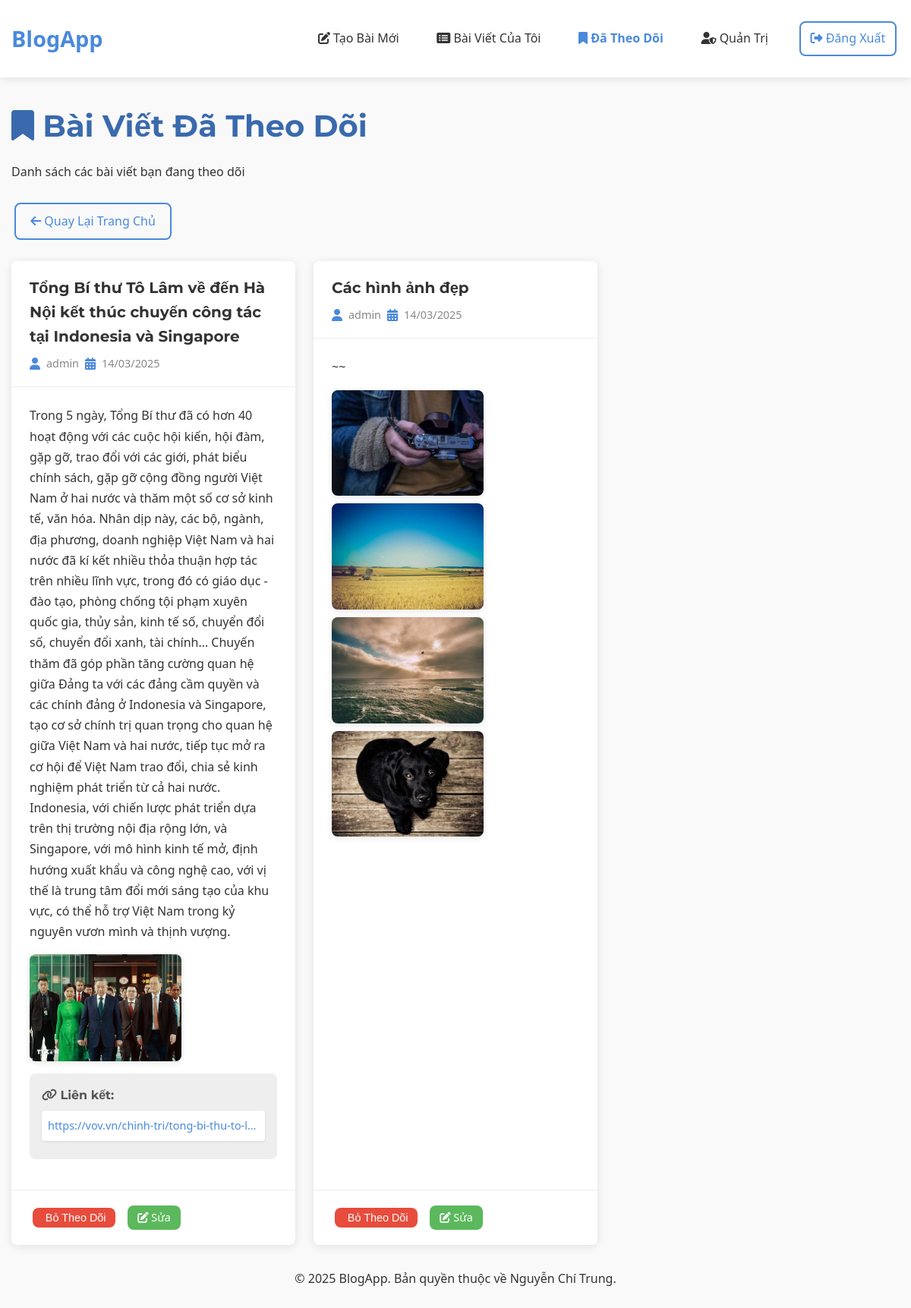
/followed_posts (signed in), run on the app's committed database.
### tables this page shows
CREATE TABLE post (
  id INTEGER PRIMARY KEY AUTOINCREMENT,
  author_id INTEGER NOT NULL,
  created TIMESTAMP NOT NULL DEFAULT CURRENT_TIMESTAMP,
  title TEXT NOT NULL,
  text_content TEXT,
  FOREIGN KEY (author_id) REFERENCES user (id)
);

CREATE TABLE user (
  id INTEGER PRIMARY KEY AUTOINCREMENT,
  username TEXT UNIQUE NOT NULL,
  password TEXT NOT NULL,
  is_blocked BOOLEAN NOT NULL DEFAULT 0,
  is_admin BOOLEAN NOT NULL DEFAULT 0
);

CREATE TABLE post_content (
  id INTEGER PRIMARY KEY AUTOINCREMENT,
  post_id INTEGER NOT NULL,
  content_type TEXT NOT NULL,  -- 'image' hoặc 'link'
  content TEXT NOT NULL,       -- đường dẫn hình ảnh hoặc URL
  display_order INTEGER NOT NULL,
  FOREIGN KEY (post_id) REFERENCES post (id) ON DELETE CASCADE
);

### flaskr/blog.py (the view)
@bp.route('/followed_posts')
@login_required
def followed_posts():
    try:
        page = request.args.get('page', 1, type=int)
        per_page = 10  # Số bài viết trên mỗi trang
        db = get_db()
        count = db.execute(
            'SELECT COUNT(*) FROM post_followers WHERE user_id = ?',
            (g.user['id'],)
        ).fetchone()[0]
        total_pages = (count + per_page - 1) // per_page
        posts_rows = db.execute(
            'SELECT p.id, p.title, p.text_content, p.created, p.author_id, u.username, '
            'CASE WHEN u.is_admin = 1 THEN 1 ELSE 0 END as is_admin '
            'FROM post p JOIN user u ON p.author_id = u.id '
            'JOIN post_followers pf ON p.id = pf.post_id '
            'WHERE pf.user_id = ? '
            'ORDER BY pf.created DESC LIMIT ? OFFSET ?',
            (g.user['id'], per_page, (page - 1) * per_page)
        ).fetchall()
        posts = []
        for post_row in posts_rows:
            post = dict(post_row)
            images = db.execute(
                'SELECT content FROM post_content WHERE post_id = ? AND content_type = ? ORDER BY display_order',
                (post['id'], 'image')
            ).fetchall()
            post['images'] = [image['content'] for image in images] if images else []
            links = db.execute(
                'SELECT content FROM post_content WHERE post_id = ? AND content_type = ? ORDER BY display_order',
                (post['id'], 'link')
            ).fetchall()
            post['links'] = [link['content'] for link in links] if links else []
            post['is_following'] = True
            posts.append(post)
        return render_template('blog/followed_posts.html', posts=posts, page=page,
                              total_pages=total_pages)
    except sqlite3.OperationalError as e:
        flash('Chức năng theo dõi bài viết hiện không khả dụng. Vui lòng chạy lệnh "flask init-db" để cập nhật cơ sở dữ liệu.')
        print(f"Lỗi khi truy cập bài viết đã theo dõi: {str(e)}")
        return render_template('blog/followed_posts.html', posts=[], page=1, total_pages=0)

### flaskr/__init__.py (called while the page is built)
def create_app(test_config=None):
    app = Flask(__name__, instance_relative_config=True)
    app.config.from_mapping(
        SECRET_KEY='dev',
        DATABASE=os.path.join(app.instance_path, 'flaskr.sqlite'),
    )
    if test_config is None:
        app.config.from_pyfile('config.py', silent=True)
    else:
        app.config.from_mapping(test_config)
    try:
        os.makedirs(app.instance_path)
    except OSError:
        pass
    from . import db
    db.init_app(app)
    from . import auth
    app.register_blueprint(auth.bp)
    from . import blog
    app.register_blueprint(blog.bp)
    @app.context_processor
    def inject_utilities():
        def get_year():
            return datetime.datetime.now().year
        return {'get_year': get_year}
    @app.route('/')
    def index():
        return redirect(url_for('blog.blog_index'))
    return app

### flaskr/auth.py (called while the page is built)
@bp.before_app_request
def load_logged_in_user():
    user_id = session.get('user_id')
    if user_id is None:
        g.user = None
    else:
        g.user = get_db().execute(
            'SELECT * FROM user WHERE id = ?', (user_id,)
        ).fetchone()  # fetchone() trả về một sqlite3.Row

def login_required(view):
    @functools.wraps(view)
    def wrapped_view(**kwargs):
        if g.user is None:
            return redirect(url_for('auth.login'))
        return view(**kwargs)
    return wrapped_view

### flaskr/db.py (called while the page is built)
def get_db():
    if 'db' not in g:
        g.db = sqlite3.connect(
            current_app.config['DATABASE'],
            detect_types=sqlite3.PARSE_DECLTYPES
        )
        g.db.row_factory = sqlite3.Row
    return g.db

### flaskr/templates/blog/followed_posts.html (shortened to what this page needs)
{% extends 'base.html' %}
{% block header %}
  <h1>
    <i class="fas fa-bookmark"></i> Bài Viết Đã Theo Dõi
  </h1>
  <p class="text-light mb-3">Danh sách các bài viết bạn đang theo dõi</p>
{% endblock %}
{% block content %}
<div class="d-flex justify-between mb-3">
  <div class="navigation-links">
    <a class="btn outline" href="{{ url_for('blog.blog_index') }}">
      <i class="fas fa-arrow-left"></i> Quay Lại Trang Chủ
    </a>
  </div>
</div>
<div class="post-list fade-in">
  {% for post in posts %}
    <article class="post {% if post.is_admin %}admin{% endif %}">
      <div class="post-header">
        <h3 class="post-title">{{ post.title }}</h3>
        <div class="post-meta">
          <i class="fas fa-user"></i> {{ post.username }}
          <i class="fas fa-calendar-alt ml-2"></i> {{ post.created.strftime('%d/%m/%Y') }}
        </div>
      </div>
      <div class="post-content">
        {% if post.text_content %}
        <div class="post-text">
          {{ post.text_content }}
        </div>
        {% endif %}
        {% if post.images %}
        <div class="post-images">
          {% for image in post.images %}
          <div class="image-container">
            <img src="{{ image }}" alt="{{ post.title }}" class="post-image">
          </div>
          {% endfor %}
        </div>
        {% endif %}
        {% if post.links %}
        <div class="post-links">
          <h4><i class="fas fa-link"></i> Liên kết:</h4>
          <ul>
            {% for link in post.links %}
            <li><a href="{{ link }}" target="_blank">{{ link }}</a></li>
            {% endfor %}
          </ul>
        </div>
        {% endif %}
      </div>
      <div class="post-footer">
        <div class="post-actions">
          <form action="{{ url_for('blog.unfollow_post', id=post.id) }}" method="post" class="inline-form">
            <button type="submit" class="btn sm danger">
               Bỏ Theo Dõi
            </button>
          </form>
          {% if g.user and g.user.id == post.author_id %}
            <a class="btn sm secondary" href="{{ url_for('blog.update', id=post.id) }}">
              <i class="fas fa-edit"></i> Sửa
            </a>
          {% endif %}
        </div>
      </div>
    </article>
  {% endfor %}
</div>
{% endblock %}

### flaskr/static/style.css (style rules this page uses)
:root { --primary-color: #4a89dc; --primary-dark: #3a6aad; --primary-light: #6a99e9; --secondary-color: #5cb85c; --danger-color: #e74c3c; --warning-color: #f0ad4e; --text-color: #333; --text-light: #888; --bg-color: #f9f9f9; --light-gray: #eee; --dark-gray: #555; --border-radius: 8px; --box-shadow: 0 2px 12px rgba(0, 0, 0, 0.1); --transition: all 0.3s ease; --font-primary: 'Segoe UI', Tahoma, Geneva, Verdana, sans-serif; --font-heading: 'Montserrat', sans-serif; }
* { margin: 0; padding: 0; box-sizing: border-box; }
body { font-family: var(--font-primary); color: var(--text-color); background-color: var(--bg-color); line-height: 1.6; padding-bottom: 50px; }
a { color: var(--primary-color); text-decoration: none; transition: var(--transition); }
h1, h2, h3, h4, h5, h6 { font-family: var(--font-heading); margin-bottom: 1rem; color: var(--text-color); }
h1 { font-size: 2.5rem; font-weight: 700; color: var(--primary-dark); }
h3 { font-size: 1.5rem; }
p { margin-bottom: 1rem; }
.btn { display: inline-block; padding: 0.6rem 1.2rem; border-radius: var(--border-radius); font-weight: 500; text-align: center; cursor: pointer; border: none; transition: var(--transition); text-transform: none; margin: 0.25rem; background-color: var(--primary-color); color: white; }
.btn.secondary { background-color: var(--secondary-color); color: white; }
.btn.danger { background-color: var(--danger-color); color: white; }
.btn.outline { background-color: transparent; border: 2px solid var(--primary-color); color: var(--primary-color); }
.btn.sm { padding: 0.3rem 0.8rem; font-size: 0.9rem; }
.post-list { display: grid; grid-template-columns: repeat(auto-fill, minmax(300px, 1fr)); gap: 1.5rem; margin-bottom: 2rem; }
.post { background-color: white; border-radius: var(--border-radius); box-shadow: var(--box-shadow); overflow: hidden; transition: var(--transition); display: flex; flex-direction: column; height: 100%; }
.post-header { padding: 1.2rem 1.5rem; border-bottom: 1px solid var(--light-gray); }
.post-title { font-size: 1.25rem; margin-bottom: 0.5rem; }
.post-meta { font-size: 0.9rem; color: var(--text-light); display: flex; align-items: center; gap: 0.5rem; }
.post-meta i { font-size: 1rem; color: var(--primary-color); }
.post-content { padding: 1.5rem; flex-grow: 1; }
.post-text { margin-bottom: 1rem; line-height: 1.7; }
.post-images { display: flex; flex-wrap: wrap; gap: 10px; margin: 1rem 0; }
.image-container { position: relative; overflow: hidden; border-radius: 8px; box-shadow: 0 2px 8px rgba(0, 0, 0, 0.1); max-width: 200px; max-height: 200px; }
.post-image { width: 100%; height: 100%; object-fit: cover; transition: transform 0.3s ease; }
.post-links { background-color: var(--light-gray); border-radius: var(--border-radius); padding: 1rem; margin: 1rem 0; }
.post-links h4 { margin-bottom: 0.5rem; font-size: 1rem; color: var(--dark-gray); }
.post-links ul { list-style: none; padding-left: 0; }
.post-links li { margin-bottom: 0.5rem; }
.post-links a { display: block; padding: 0.5rem; background-color: white; border-radius: 4px; font-size: 0.9rem; box-shadow: 0 1px 3px rgba(0, 0, 0, 0.1); transition: var(--transition); overflow: hidden; text-overflow: ellipsis; white-space: nowrap; }
.post-footer { padding: 1rem 1.5rem; border-top: 1px solid var(--light-gray); display: flex; justify-content: space-between; align-items: center; }
.post-actions { display: flex; gap: 0.5rem; align-items: center; }
.fade-in { animation: fadeIn 0.5s ease forwards; }
.mb-3 { margin-bottom: 1.5rem; }
.d-flex { display: flex; }
.justify-between { justify-content: space-between; }
.inline-form { display: inline-block; margin: 0; }

### data on the page
post: title "Tổng Bí thư Tô Lâm về đến Hà Nội kết thúc chuyến công tác tại Indonesia và Singapore", username "admin", created "14/03/2025", text_content "Trong 5 ngày, Tổng Bí thư đã có hơn 40 hoạt động với các cuộc hội kiến, hội đàm, gặp gỡ, trao đổi với các giới, phát biểu chính sách, gặp gỡ cộng đồng người Việt Nam ở hai nước và thăm một số cơ sở kinh tế, văn hóa. Nhân dịp này, các bộ, ngành, địa phương, doanh nghiệp Việt Nam và hai nước đã kí kết nhiều thỏa thuận hợp tác trên nhiều lĩnh vực, trong đó có giáo dục - đào tạo, phòng chống tội phạm xuyên quốc gia, thủy sản, kinh tế số, chuyển đổi số, chuyển đổi xanh, tài chính… Chuyến thăm đã góp phần tăng cường quan hệ giữa Đảng ta với các đảng cầm quyền và các chính đảng ở Indonesia và Singapore, tạo cơ sở chính trị quan trọng cho quan hệ giữa Việt Nam và hai nước, tiếp tục mở ra cơ hội để…"
post_content: content (picture)
post_content: content "https://vov.vn/chinh-tri/tong-bi-thu-to-l…"
post: title "Các hình ảnh đẹp", username "admin", created "14/03/2025", text_content "~~"
post_content: content (picture)
post_content: content (picture)
post_content: content (picture)
post_content: content (picture)

### other printed values
{{ get_year() }} "2025"
